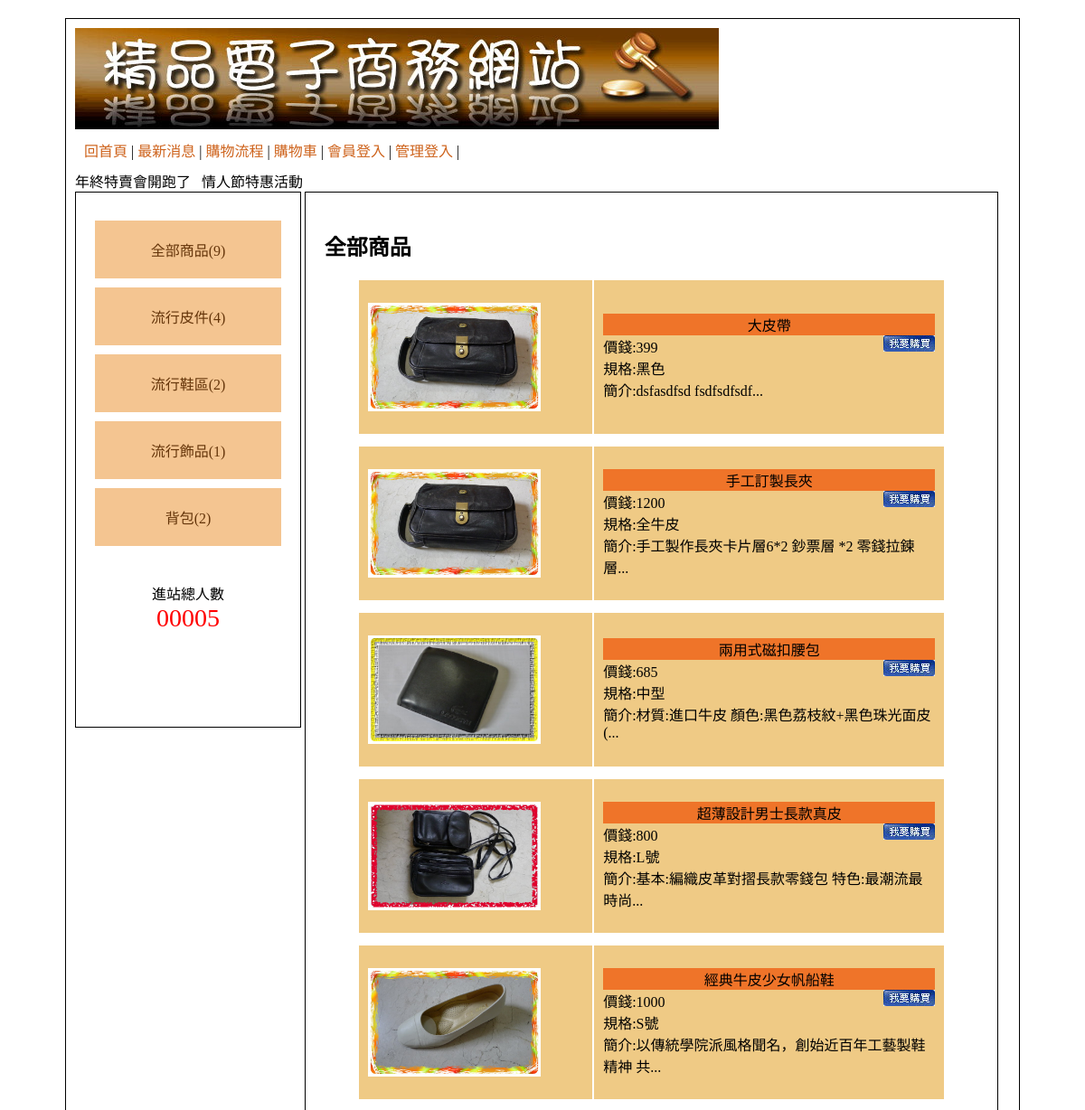
Before: / (upper part) with the older database file.
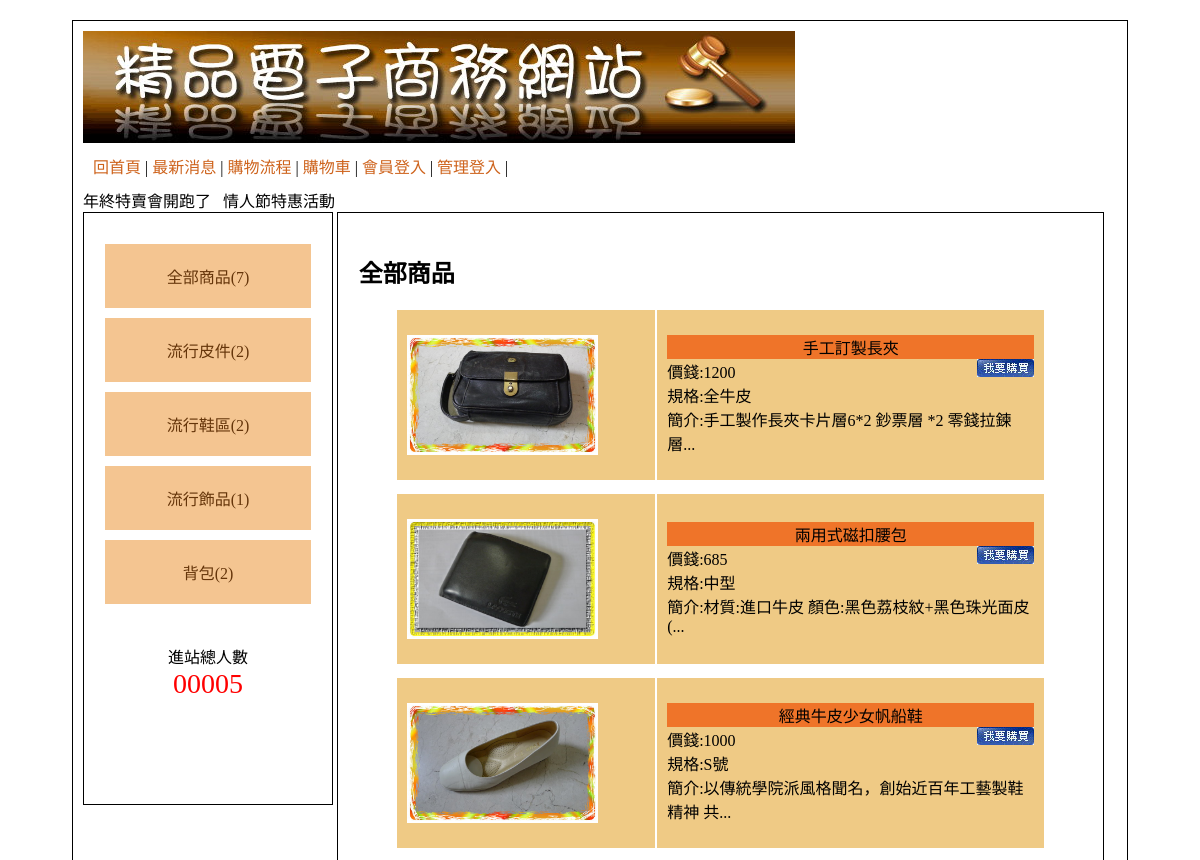
After: the same page with the newer database file.
### tables this page shows
CREATE TABLE `type` (
  `id` int(10) UNSIGNED NOT NULL,
  `name` text NOT NULL,
  `parent` int(10) UNSIGNED NOT NULL DEFAULT 0
);

CREATE TABLE `goods` (
  `id` int(10) UNSIGNED NOT NULL,
  `no` text NOT NULL,
  `name` text NOT NULL,
  `price` int(10) UNSIGNED NOT NULL,
  `spec` text NOT NULL,
  `qt` int(10) UNSIGNED NOT NULL,
  `img` text NOT NULL,
  `intro` text NOT NULL,
  `big` int(10) UNSIGNED NOT NULL,
  `mid` int(10) UNSIGNED NOT NULL,
  `sh` int(1) UNSIGNED NOT NULL DEFAULT 1
);

### base.php (called while the page is built, shortened)
<?php
class DB{
    private $dsn="mysql:host=localhost;charset=utf8;dbname=web04";
    private $root='root';
    private $password='12345';
    private $table;
    private $pdo;
    public function __construct($table){
        $this->table=$table;
        $this->pdo=new PDO($this->dsn,$this->root,$this->password);
    }
    public function all(...$arg){
        $sql="select * from $this->table ";
        if(isset($arg[0])){
            if(is_array($arg[0])){
                foreach($arg[0] as $key => $value){
                    $tmp[]=sprintf("`%s`='%s'",$key,$value);
                }
                    $sql=$sql . " where " . implode(" && ",$tmp);
            }else{
                $sql=$sql . $arg[0];
            }
        }
        return $this->pdo->query($sql)->fetchAll();
    }
    public function count(...$arg){
        $sql="select count(*) from $this->table ";
        if(isset($arg[0])){
            if(is_array($arg[0])){
                foreach($arg[0] as $key => $value){
                    $tmp[]=sprintf("`%s`='%s'",$key,$value);
                }
                    $sql=$sql . " where " . implode(" && ",$tmp);
            }else{
                $sql=$sql . $arg[0];
            }
        }
        return $this->pdo->query($sql)->fetchColumn();
    }
}
$Type=new DB('type');
$Goods=new DB('goods');
?>

### index.php (the view, shortened to what this page needs)
<?php include_once "base.php";?>
<!DOCTYPE html
    PUBLIC "-//W3C//DTD XHTML 1.0 Transitional//EN" "http://www.w3.org/TR/xhtml1/DTD/xhtml1-transitional.dtd">
<html xmlns="http://www.w3.org/1999/xhtml">
<head>
    <link href="./css/css.css" rel="stylesheet" type="text/css">
</head>
<body>
    <div id="main">
        <div id="top">
            <a href="?">
                <img src="./icon/0416.jpg">
            </a>
            <div style="padding:10px;">
                <a href="?">回首頁</a> |
                <a href="?do=news">最新消息</a> |
                <a href="?do=look">購物流程</a> |
                <a href="?do=buycart">購物車</a> |
                <?php
                if(isset($_SESSION['mem'])){
                    echo "<a href='?do=logout'>登出</a> |";
                }else{
                    echo "<a href='?do=login'>會員登入</a> |";
                }
                ?>
                <?php
                if(isset($_SESSION['admin'])){
                    echo "<a href='backend.php'>返回管理</a> |";
                }else{
                    echo "<a href='?do=admin'>管理登入</a> |";
                }
                ?>
            </div>
            <marquee>年終特賣會開跑了&nbsp;&nbsp;&nbsp;情人節特惠活動</marquee>
        </div>
        <div id="left" class="ct">
            <div style="min-height:400px;">
            <div><a href="?type=0">全部商品(<?=$Goods->count(['sh'=>1]);?>)</a></div>
            <?php
            $typeBig=$Type->all(['parent'=>0]);
            foreach($typeBig as $tb){
                echo "<div class='ww'>";
                echo "<a href='?type={$tb['id']}'>{$tb['name']}(".$Goods->count(['big'=>$tb['id'],'sh'=>1]).")</a>";
                echo "</div>";
            }
            ?>
            </div>
            <span>
                <div>進站總人數</div>
                <div style="color:#f00; font-size:28px;">
                    00005 </div>
            </span>
        </div>
        <div id="right">
        <?php
        $do=$_GET['do']??'home';
        $file='frontend/'.$do.".php";
        if(file_exists($file)){
                include $file;
        }else{
                include 'frontend/home.php';
        }
        ?>
        </div>
    </div>
</body>
</html>

### frontend/home.php (shortened to what this page needs)
<?php
$type=$_GET['type']??0;
if($type==0){
    $nav="全部商品";
    $rows=$Goods->all(['sh'=>1]);
}
?>
<h2><?=$nav;?></h2>
<?php
foreach($rows as $row){
?>
<table class="all">
    <tr class="pp">
        <td width="40%" height="150px">
            <a href='?do=detail&id=<?=$row['id'];?>'><img src="img/<?=$row['img'];?>" style="width:80%;height:80%"></a>
        </td>
        <td>
            <div class="tt ct"><?=$row['name'];?></div>
            <div>價錢:<?=$row['price'];?>
            <a style="float:right" href='?do=buycart&id=<?=$row['id'];?>&qt=1'><img src="icon/0402.jpg"></a>
        </div>
            <div>規格:<?=$row['spec'];?></div>
            <div>簡介:<?=mb_substr($row['intro'],0,25);?>...</div>
        </td>
    </tr>
</table>
<?php
}
?>

Changed rows visible on the page:
no longer on this page (row edited): goods: img (picture), name "大皮帶", price "399", spec "黑色", intro "dsfasdfsd fsdfsdfsdf"
no longer on this page (row edited): goods: img (picture), name "超薄設計男士長款真皮", price "800", spec "L號", intro "基本:編織皮革對摺長款零錢包 特色:最潮流最時尚"
computed for type "流行皮件": count "4" → "2"
Other visible differences:
$Goods->count(['sh'=>1]): "9" → "7"
